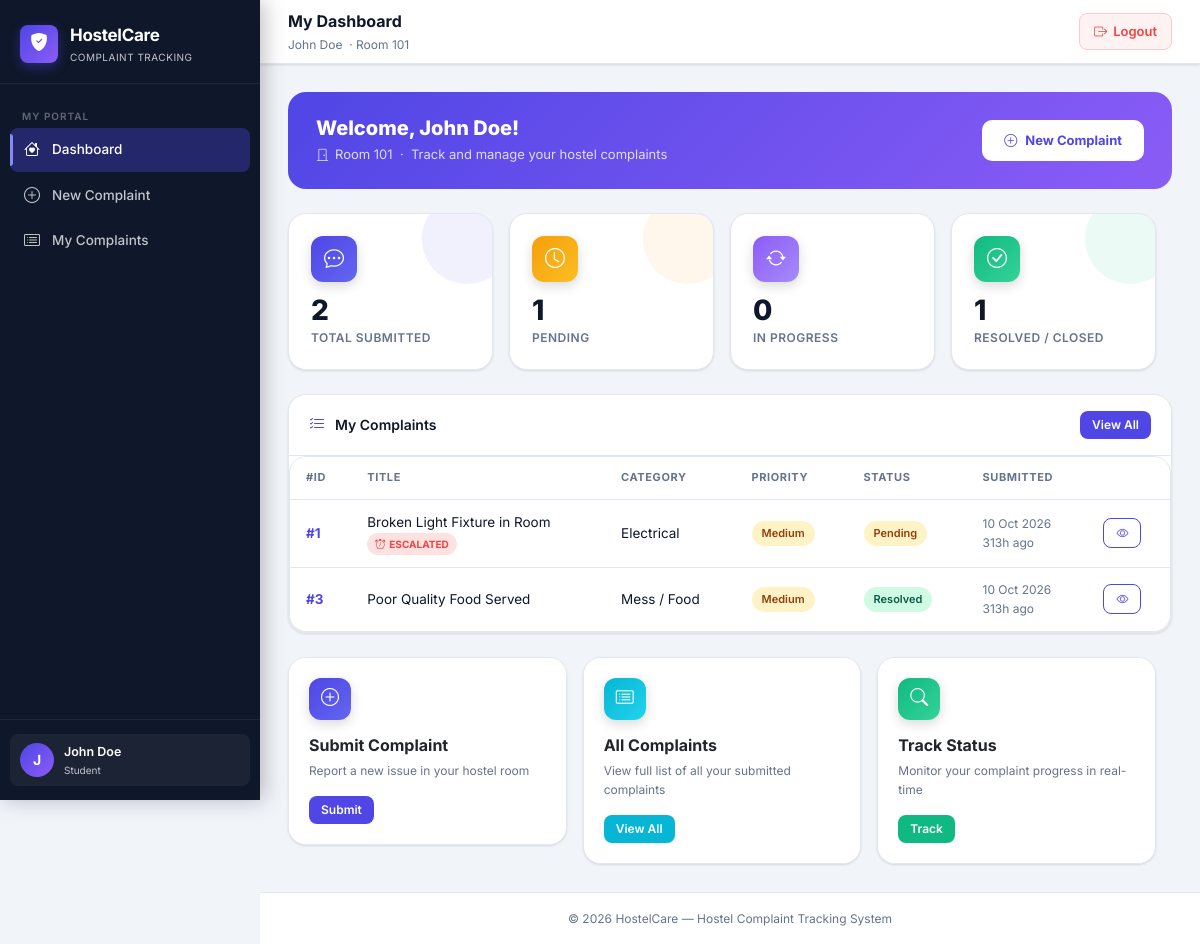
The page /student/dashboard.php (signed in) on the database its author committed.
### tables this page shows
CREATE TABLE IF NOT EXISTS complaints (
  complaint_id INT PRIMARY KEY AUTO_INCREMENT,
  student_id INT NOT NULL,
  category_id INT NOT NULL,
  title VARCHAR(150) NOT NULL,
  description TEXT NOT NULL,
  image_path VARCHAR(255),
  priority ENUM('low','medium','high') DEFAULT 'medium',
  status ENUM('pending','assigned','in_progress','resolved','closed') DEFAULT 'pending',
  created_at DATETIME DEFAULT CURRENT_TIMESTAMP,
  updated_at DATETIME DEFAULT CURRENT_TIMESTAMP ON UPDATE CURRENT_TIMESTAMP,
  FOREIGN KEY (student_id) REFERENCES users(user_id) ON DELETE CASCADE ON UPDATE CASCADE,
  FOREIGN KEY (category_id) REFERENCES categories(category_id) ON DELETE RESTRICT ON UPDATE CASCADE,
  INDEX idx_student (student_id),
  INDEX idx_category (category_id),
  INDEX idx_status (status),
  INDEX idx_priority (priority),
  INDEX idx_created_at (created_at)
);

CREATE TABLE IF NOT EXISTS categories (
  category_id INT PRIMARY KEY AUTO_INCREMENT,
  name VARCHAR(50) NOT NULL UNIQUE,
  created_at DATETIME DEFAULT CURRENT_TIMESTAMP,
  updated_at DATETIME DEFAULT CURRENT_TIMESTAMP ON UPDATE CURRENT_TIMESTAMP
);

### student/dashboard.php (the view, shortened to what this page needs)
<?php
include __DIR__ . '/../includes/header.php';
$db = getDB();
$student_id = $_SESSION['user_id'];
$student_name = $_SESSION['name'] ?? 'Student';
$room_no = $_SESSION['room_no'] ?? 'N/A';
try {
    $totalStmt = $db->prepare("SELECT COUNT(*) as count FROM complaints WHERE student_id = ?");
    $totalStmt->execute([$student_id]);
    $totalComplaints = $totalStmt->fetch()['count'] ?? 0;
    $pendingStmt = $db->prepare("SELECT COUNT(*) as count FROM complaints WHERE student_id = ? AND status = 'pending'");
    $pendingStmt->execute([$student_id]);
    $pendingComplaints = $pendingStmt->fetch()['count'] ?? 0;
    $progressStmt = $db->prepare("SELECT COUNT(*) as count FROM complaints WHERE student_id = ? AND status = 'in_progress'");
    $progressStmt->execute([$student_id]);
    $inProgressComplaints = $progressStmt->fetch()['count'] ?? 0;
    $resolvedStmt = $db->prepare("SELECT COUNT(*) as count FROM complaints WHERE student_id = ? AND (status = 'resolved' OR status = 'closed')");
    $resolvedStmt->execute([$student_id]);
    $resolvedComplaints = $resolvedStmt->fetch()['count'] ?? 0;
    $complaintsStmt = $db->prepare("
        SELECT c.complaint_id, c.title, cat.name as category, c.priority, c.status, c.created_at,
               TIMESTAMPDIFF(HOUR, c.created_at, NOW()) as hours_ago,
               CASE WHEN c.status = 'pending' AND c.created_at < DATE_SUB(NOW(), INTERVAL 48 HOUR) THEN 1 ELSE 0 END as is_escalated
        FROM complaints c
        LEFT JOIN categories cat ON c.category_id = cat.category_id
        WHERE c.student_id = ?
        ORDER BY c.created_at DESC
    ");
    $complaintsStmt->execute([$student_id]);
    $complaints = $complaintsStmt->fetchAll() ?? [];
} catch (PDOException $e) {
    $totalComplaints = $pendingComplaints = $inProgressComplaints = $resolvedComplaints = 0;
    $complaints = [];
}
?>
<div style="background:linear-gradient(135deg,#4f46e5 0%,#8b5cf6 100%);border-radius:18px;padding:24px 28px;margin-bottom:24px;display:flex;align-items:center;justify-content:space-between;flex-wrap:wrap;gap:16px">
    <div>
        <h2 style="color:#fff;font-size:20px;font-weight:800;margin-bottom:4px">Welcome, <?= htmlspecialchars($student_name) ?>!</h2>
        <p style="color:rgba(255,255,255,.8);margin:0;font-size:13px"><i class="bi bi-door-closed" style="margin-right:6px"></i>Room <?= htmlspecialchars($room_no) ?> &nbsp;&middot;&nbsp; Track and manage your hostel complaints</p>
    </div>
    <a href="<?= BASE_URL ?>/student/new_complaint.php" style="background:#fff;color:#4f46e5;padding:10px 22px;border-radius:10px;font-size:13px;font-weight:700;text-decoration:none;display:inline-flex;align-items:center;gap:8px;white-space:nowrap">
        <i class="bi bi-plus-circle"></i> New Complaint
    </a>
</div>
<div class="row g-3 mb-4">
    <div class="col-6 col-lg-3">
        <div class="stat-card primary">
            <div class="stat-icon primary"><i class="bi bi-chat-dots"></i></div>
            <div class="stat-value"><?= $totalComplaints ?></div>
            <div class="stat-label">Total Submitted</div>
        </div>
    </div>
    <div class="col-6 col-lg-3">
        <div class="stat-card warning">
            <div class="stat-icon warning"><i class="bi bi-clock"></i></div>
            <div class="stat-value"><?= $pendingComplaints ?></div>
            <div class="stat-label">Pending</div>
        </div>
    </div>
    <div class="col-6 col-lg-3">
        <div class="stat-card purple">
            <div class="stat-icon purple"><i class="bi bi-arrow-repeat"></i></div>
            <div class="stat-value"><?= $inProgressComplaints ?></div>
            <div class="stat-label">In Progress</div>
        </div>
    </div>
    <div class="col-6 col-lg-3">
        <div class="stat-card success">
            <div class="stat-icon success"><i class="bi bi-check-circle"></i></div>
            <div class="stat-value"><?= $resolvedComplaints ?></div>
            <div class="stat-label">Resolved / Closed</div>
        </div>
    </div>
</div>
<div class="card mb-4">
    <div class="card-header">
        <i class="bi bi-list-check"></i> My Complaints
        <a href="<?= BASE_URL ?>/student/my_complaints.php" class="btn btn-sm btn-primary ms-auto">View All</a>
    </div>
    <?php if (empty($complaints)): ?>
    <div class="card-body">
        <div class="empty-state">
            <i class="bi bi-inbox"></i>
            <h6>No complaints submitted yet.</h6>
            <a href="<?= BASE_URL ?>/student/new_complaint.php" class="btn btn-primary btn-sm mt-2">Submit your first complaint</a>
        </div>
    </div>
    <?php else: ?>
    <div class="table-wrapper">
        <table class="table">
            <thead><tr><th>#ID</th><th>Title</th><th>Category</th><th>Priority</th><th>Status</th><th>Submitted</th><th></th></tr></thead>
            <tbody>
            <?php foreach ($complaints as $c): ?>
            <tr class="<?= $c['is_escalated'] ? 'escalated-row' : '' ?>">
                <td class="fw-bold text-primary">#<?= $c['complaint_id'] ?></td>
                <td>
                    <?= htmlspecialchars(substr($c['title'], 0, 50)) ?>
                    <?php if ($c['is_escalated']): ?><br><span class="escalated-badge"><i class="bi bi-alarm"></i>Escalated</span><?php endif; ?>
                </td>
                <td><?= htmlspecialchars($c['category'] ?? 'N/A') ?></td>
                <td><span class="priority-badge priority-<?= $c['priority'] ?>"><?= ucfirst($c['priority']) ?></span></td>
                <td><span class="status-badge status-<?= $c['status'] ?>"><?= ucfirst(str_replace('_',' ',$c['status'])) ?></span></td>
                <td class="text-muted small"><?= date('d M Y', strtotime($c['created_at'])) ?><br><?= $c['hours_ago'] ?>h ago</td>
                <td><a href="<?= BASE_URL ?>/student/view_complaint.php?id=<?= $c['complaint_id'] ?>" class="btn btn-sm btn-outline-primary"><i class="bi bi-eye"></i></a></td>
            </tr>
            <?php endforeach; ?>
            </tbody>
        </table>
    </div>
    <?php endif; ?>
</div>
<div class="row g-3">
    <div class="col-md-4">
        <div class="card">
            <div class="card-body">
                <div class="stat-icon primary mb-3" style="width:42px;height:42px;font-size:18px"><i class="bi bi-plus-circle"></i></div>
                <h6 style="font-weight:700;margin-bottom:6px">Submit Complaint</h6>
                <p class="text-muted small mb-3">Report a new issue in your hostel room</p>
                <a href="<?= BASE_URL ?>/student/new_complaint.php" class="btn btn-primary btn-sm">Submit</a>
            </div>
        </div>
    </div>
    <div class="col-md-4">
        <div class="card">
            <div class="card-body">
                <div class="stat-icon accent mb-3" style="width:42px;height:42px;font-size:18px"><i class="bi bi-card-list"></i></div>
                <h6 style="font-weight:700;margin-bottom:6px">All Complaints</h6>
                <p class="text-muted small mb-3">View full list of all your submitted complaints</p>
                <a href="<?= BASE_URL ?>/student/my_complaints.php" class="btn btn-info btn-sm">View All</a>
            </div>
        </div>
    </div>
    <div class="col-md-4">
        <div class="card">
            <div class="card-body">
                <div class="stat-icon success mb-3" style="width:42px;height:42px;font-size:18px"><i class="bi bi-search"></i></div>
                <h6 style="font-weight:700;margin-bottom:6px">Track Status</h6>
                <p class="text-muted small mb-3">Monitor your complaint progress in real-time</p>
                <a href="<?= BASE_URL ?>/student/my_complaints.php" class="btn btn-success btn-sm">Track</a>
            </div>
        </div>
    </div>
</div>
<?php include __DIR__ . '/../includes/footer.php'; ?>

### rows shown on the page
complaints: complaint_id "1", title "Broken Light Fixture in Room", shows "ESCALATED", category.name "Electrical", priority "Medium", status "Pending", created_at "10 Oct 2026", hours_ago "313"
complaints: complaint_id "3", title "Poor Quality Food Served", category.name "Mess / Food", priority "Medium", status "Resolved", created_at "10 Oct 2026", hours_ago "313"

### other values the page prints
substr($user['name'], 0, 1) "J"
$user['name'] "John Doe"
$role "Student"
$pageTitle "My Dashboard"
$user['room_no'] "101"
$student_name "John Doe"
$room_no "101"
$totalComplaints "2"
$pendingComplaints "1"
$inProgressComplaints "0"
$resolvedComplaints "1"
